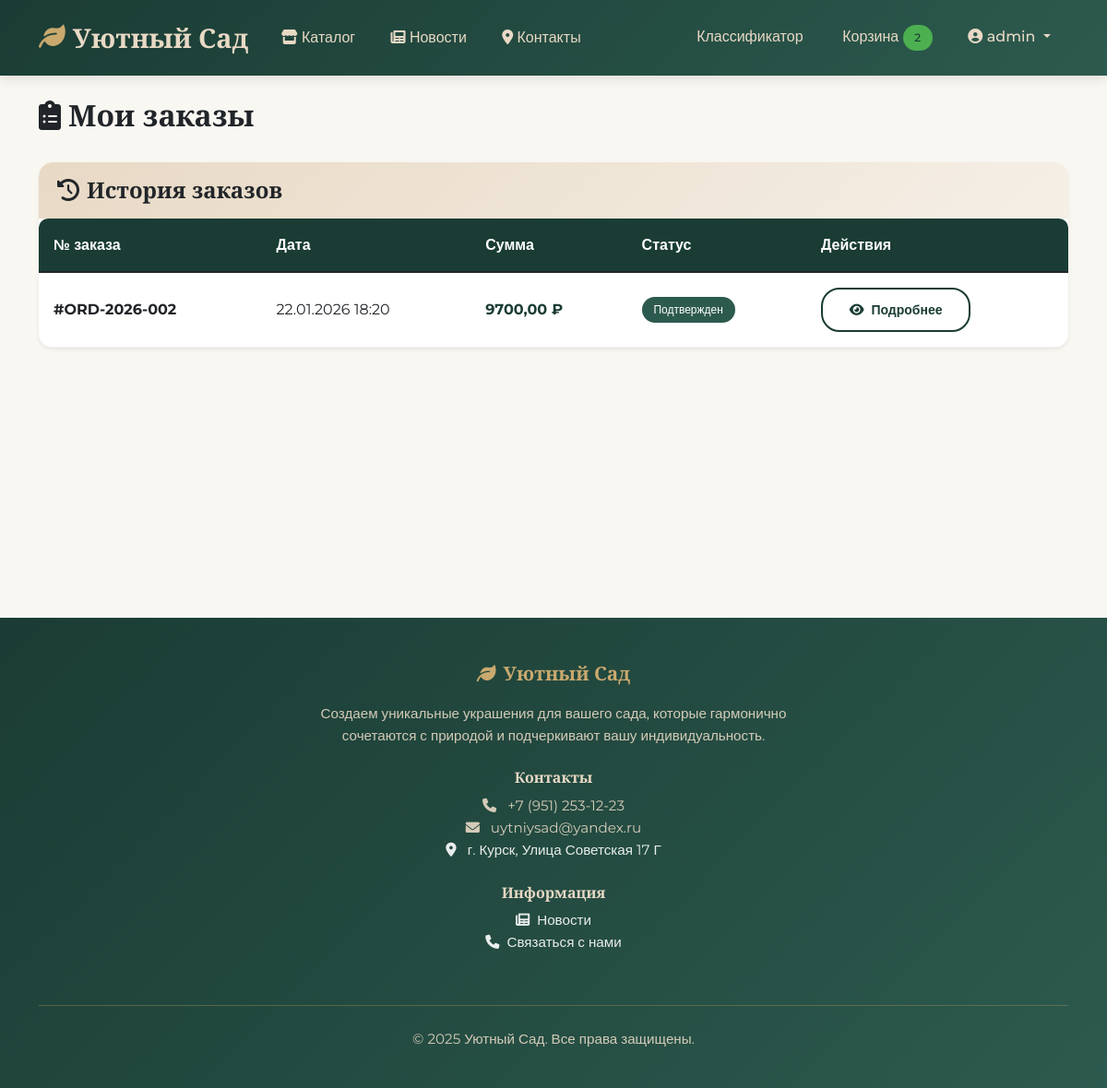
Screenshot of /orders/ (signed in) with the database file from the repository.
### cart/models.py (models this page shows, shortened)
class Cart(models.Model):
    user = models.ForeignKey(User, on_delete=models.CASCADE)
    created_at = models.DateTimeField(auto_now_add=True)
    updated_at = models.DateTimeField(auto_now=True)

### orders/models.py (models this page shows, shortened)
class Order(models.Model):
    STATUS_CHOICES = [
        ('pending', 'В обработке'),
        ('confirmed', 'Подтвержден'),
        ('shipped', 'Отправлен'),
        ('delivered', 'Доставлен'),
        ('cancelled', 'Отменен'),
    ]
    user = models.ForeignKey(User, on_delete=models.CASCADE)
    order_number = models.CharField(max_length=20, unique=True)
    status = models.CharField(max_length=20, choices=STATUS_CHOICES, default='pending')
    total_price = models.DecimalField(max_digits=10, decimal_places=2)
    shipping_address = models.TextField()
    phone_number = models.CharField(max_length=20)
    email = models.EmailField()
    created_at = models.DateTimeField(auto_now_add=True)
    updated_at = models.DateTimeField(auto_now=True)
    class Meta:
        ordering = ['-created_at']

### orders/views.py (the view)
# urls.py: path('orders/', views.order_list, name='order_list'),
@login_required
def order_list(request):
    orders = Order.objects.filter(user=request.user).order_by('-created_at')
    return render(request, 'orders/order_list.html', {'orders': orders})

### cart/context_processors.py (called while the page is built)
def cart(request):
    if request.user.is_authenticated:
        cart, created = request.user.cart_set.get_or_create()
        for item in cart.items.all():
            if hasattr(item.product, 'image_url'):
                item.product.safe_image_url = item.product.image_url
            else:
                item.product.safe_image_url = '/static/images/product-placeholder.jpg'
        return {'cart': cart}
    return {'cart': None}

### products/models.py (called while the page is built)
    @property
    def image_url(self):
        if self.image and hasattr(self.image, 'url'):
            return self.image.url
        return '/static/images/product-placeholder.jpg'

### templates/orders/order_list.html (shortened to what this page needs)
{% extends 'base.html' %}
{% block content %}
<div class="row">
    <div class="col-12">
        <div class="d-flex justify-content-between align-items-center mb-4">
            <h1 class="h2 fw-bold text-dark"><i class="fas fa-clipboard-list me-2"></i>Мои заказы</h1>
        </div>
    </div>
</div>
{% if orders %}
<div class="card border-0 shadow-sm" style="border-radius: 15px;">
    <div class="card-header border-0 py-3" style="background: var(--gradient-light); border-radius: 15px 15px 0 0;">
        <h4 class="mb-0 text-dark"><i class="fas fa-history me-2"></i>История заказов</h4>
    </div>
    <div class="card-body p-0">
        <div class="table-responsive">
            <table class="table table-hover align-middle mb-0">
                <thead style="background: var(--primary-dark); color: white;">
                    <tr>
                        <th style="border-radius: 10px 0 0 0;">№ заказа</th>
                        <th>Дата</th>
                        <th>Сумма</th>
                        <th>Статус</th>
                        <th style="border-radius: 0 10px 0 0;">Действия</th>
                    </tr>
                </thead>
                <tbody>
                    {% for order in orders %}
                    <tr style="transition: all 0.3s ease;">
                        <td><strong>#{{ order.order_number }}</strong></td>
                        <td>{{ order.created_at|date:"d.m.Y H:i" }}</td>
                        <td class="fw-bold" style="color: var(--primary-dark);">{{ order.total_price }} ₽</td>
                        <td>
                            <span class="badge" style="background: var(--primary-light); color: white;">
                                {{ order.get_status_display }}
                            </span>
                        </td>
                        <td>
                            <a href="{% url 'order_detail' order.id %}" class="btn btn-outline-success btn-sm" style="border-radius: 20px;">
                                <i class="fas fa-eye me-1"></i> Подробнее
                            </a>
                        </td>
                    </tr>
                    {% endfor %}
                </tbody>
            </table>
        </div>
    </div>
</div>
{% endif %}
{% endblock %}

### templates/base.html (shortened to what this page needs)
{% load static %}
<!DOCTYPE html>
<html lang="ru">
<head>
    <link href="https://cdn.jsdelivr.net/npm/bootstrap@5.1.3/dist/css/bootstrap.min.css" rel="stylesheet">
    <link href="https://cdnjs.cloudflare.com/ajax/libs/font-awesome/6.0.0/css/all.min.css" rel="stylesheet">
    <link rel="stylesheet" href="{% static 'css/style.css' %}">
</head>
<body>
    <nav class="navbar navbar-expand-lg navbar-dark sticky-top">
        <div class="container">
            <a class="navbar-brand" href="{% url 'home' %}">
                <i class="fas fa-leaf"></i>Уютный Сад
            </a>
            <div class="collapse navbar-collapse" id="navbarNav">
                <ul class="navbar-nav me-auto">
                    <li class="nav-item">
                        <a class="nav-link" href="{% url 'product_list' %}">
                            <i class="fas fa-store"></i> Каталог
                        </a>
                    </li>
                    <li class="nav-item">
                        <a class="nav-link" href="{% url 'news_list' %}">
                            <i class="fas fa-newspaper"></i> Новости
                        </a>
                    </li>
                    <li class="nav-item">
                        <a class="nav-link" href="{% url 'contacts' %}">
                            <i class="fas fa-map-marker-alt"></i> Контакты
                        </a>
                    </li>
                </ul>
                <ul class="navbar-nav ms-auto">
                    {% if user.is_authenticated %}
                        <li class="nav-item">
                            <a class="nav-link" href="{% url 'plant_classifier' %}">
                                 Классификатор
                            </a>
                        </li>
                        <li class="nav-item">
                            <a class="nav-link" href="{% url 'cart_view' %}">
                                 Корзина
                                {% if cart and cart.items.count > 0 %}
                                <span class="badge bg-success cart-badge">{{ cart.items.count }}</span>
                                {% else %}
                                <span class="badge bg-success cart-badge" style="display: none;">0</span>
                                {% endif %}
                            </a>
                        </li>
                        <li class="nav-item dropdown">
                            <a class="nav-link dropdown-toggle" href="#" id="userDropdown" role="button" data-bs-toggle="dropdown">
                                <i class="fas fa-user-circle"></i> {{ user.username }}
                            </a>
                        </li>
                    {% endif %}
                </ul>
            </div>
        </div>
    </nav>
    <main class="my-4">
        <div class="container">
            {% block content %}{% endblock %}
        </div>
    </main>
    <footer class="footer">
    <div class="container">
        <div class="row justify-content-center">
            <div class="col-lg-6 col-md-8 text-center">
                <h5><i class="fas fa-leaf me-2"></i>Уютный Сад</h5>
                <p class="mb-4">Создаем уникальные украшения для вашего сада, которые гармонично сочетаются с природой и подчеркивают вашу индивидуальность.</p>
                <div class="mb-4">
                    <h6>Контакты</h6>
                    <ul class="list-unstyled">
                        <li><i class="fas fa-phone me-2"></i> +7 (951) 253-12-23</li>
                        <li><i class="fas fa-envelope me-2"></i> uytniysad@yandex.ru</li>
                        <li><a href="{% url 'contacts' %}" class="text-white text-decoration-none"><i class="fas fa-map-marker-alt me-2"></i> г. Курск, Улица Советская 17 Г</a></li>
                    </ul>
                </div>
                <div class="mb-4">
                    <h6>Информация</h6>
                    <ul class="list-unstyled">
                        <li><a href="{% url 'news_list' %}" class="text-white text-decoration-none"><i class="fas fa-newspaper me-2"></i>Новости</a></li>
                        <li><a href="{% url 'contacts' %}" class="text-white text-decoration-none"><i class="fas fa-phone me-2"></i>Связаться с нами</a></li>
                    </ul>
                </div>
            </div>
        </div>
        <div class="footer-bottom text-center">
            <p>&copy; 2025 Уютный Сад. Все права защищены.</p>
        </div>
    </div>
</footer>
</body>
</html>

### static/css/style.css (style rules this page uses)
:root { --primary-green: #2e7d32; --secondary-green: #4caf50; --light-green: #e8f5e9; --dark-green: #1b5e20; --accent-gold: #ffd54f; --text-dark: #333333; --text-light: #666666; --border-light: #e0e0e0; --background-light: #f5f5f5; --white: #ffffff; }
* { margin: 0; padding: 0; box-sizing: border-box; }
body { font-family: 'Roboto', 'Arial', sans-serif; line-height: 1.6; color: var(--text-dark); background-color: var(--white); }
.navbar-brand { font-size: 1.8rem; font-weight: 700; color: var(--primary-green) !important; }
.navbar-brand i { color: var(--secondary-green); }
.navbar { box-shadow: 0 2px 10px rgba(0,0,0,0.1); padding: 0.8rem 0; }
.navbar-nav .nav-link { font-weight: 500; color: var(--text-dark) !important; margin: 0 0.5rem; padding: 0.5rem 1rem !important; border-radius: 4px; transition: all 0.3s ease; }
.btn-outline-success { color: var(--primary-green); border-color: var(--primary-green); border-radius: 6px; font-weight: 500; transition: all 0.3s ease; }
.badge { font-weight: 500; padding: 0.4rem 0.8rem; border-radius: 4px; }
.badge.bg-success { background-color: var(--secondary-green) !important; }
.table { border-radius: 8px; overflow: hidden; }
.table thead { background-color: var(--primary-green); color: white; }
.table th { border: none; padding: 1rem; font-weight: 600; }
.table td { padding: 1rem; vertical-align: middle; border-color: var(--border-light); }
.card { border: 1px solid var(--border-light); border-radius: 12px; box-shadow: 0 2px 10px rgba(0,0,0,0.05); }
.card-header { background-color: var(--light-green); border-bottom: 1px solid var(--border-light); padding: 1.25rem; font-weight: 600; }
.footer { background-color: var(--dark-green); color: white; padding: 3rem 0 1rem; margin-top: 4rem; }
.footer h5 { color: var(--accent-gold); margin-bottom: 1rem; }
.footer a { color: #bdbdbd; text-decoration: none; transition: color 0.3s ease; }
.footer-bottom { border-top: 1px solid rgba(255,255,255,0.1); padding-top: 1rem; margin-top: 2rem; }

### templates/base.html (style rules this page uses)
:root { --primary-dark: #1a3c34; --primary-light: #2d5a4e; --accent-gold: #c9a96e; --accent-light: #e8d9c5; --text-dark: #2c2c2c; --text-light: #f8f9fa; --gradient-dark: linear-gradient(135deg, #1a3c34 0%, #2d5a4e 100%); --gradient-light: linear-gradient(135deg, #e8d9c5 0%, #f5efe6 100%); }
body { font-family: 'Montserrat', sans-serif; color: var(--text-dark); background-color: #f9f7f2; line-height: 1.6; }
h1, h2, h3, h4, h5, h6 { font-family: 'Playfair Display', serif; font-weight: 600; }
.navbar { background: var(--gradient-dark) !important; box-shadow: 0 4px 12px rgba(0, 0, 0, 0.1); padding: 0.8rem 0; }
.navbar-brand { font-family: 'Playfair Display', serif; font-weight: 700; font-size: 1.8rem; color: var(--accent-light) !important; display: flex; align-items: center; }
.navbar-brand i { color: var(--accent-gold); margin-right: 0.5rem; }
.navbar-nav .nav-link { color: var(--accent-light) !important; font-weight: 500; padding: 0.5rem 1rem; transition: all 0.3s ease; border-radius: 4px; margin: 0 0.2rem; }
.footer { background: var(--gradient-dark); color: var(--accent-light); padding: 3rem 0 1.5rem; margin-top: 4rem; }
.footer h5 { color: var(--accent-gold); margin-bottom: 1.2rem; font-size: 1.3rem; }
.footer p, .footer li { font-size: 0.95rem; opacity: 0.9; }
.footer-bottom { border-top: 1px solid rgba(201, 169, 110, 0.3); padding-top: 1.5rem; margin-top: 2rem; }
.btn { border-radius: 30px; font-weight: 600; padding: 0.7rem 1.8rem; transition: all 0.3s ease; }
.btn-outline-success { border: 2px solid var(--primary-dark); color: var(--primary-dark); }
.card { border: none; border-radius: 15px; overflow: hidden; transition: all 0.4s ease; background: white; }
.badge { border-radius: 20px; font-weight: 500; padding: 0.5rem 0.8rem; }
.cart-badge { background: var(--accent-gold) !important; color: var(--primary-dark); }
main { min-height: calc(100vh - 300px); }

### templates/orders/order_list.html (style rules this page uses)
.table th { border: none; font-weight: 600; font-family: 'Montserrat', sans-serif; }
.table td { vertical-align: middle; border-color: rgba(0,0,0,0.05); }

### rows the page displays
Cart: items.count "2"
Order: order_number "ORD-2026-002", created_at "22.01.2026 18:20", total_price "9700,00", status "Подтвержден"

### other values shown
{{ user.username }} "admin"
